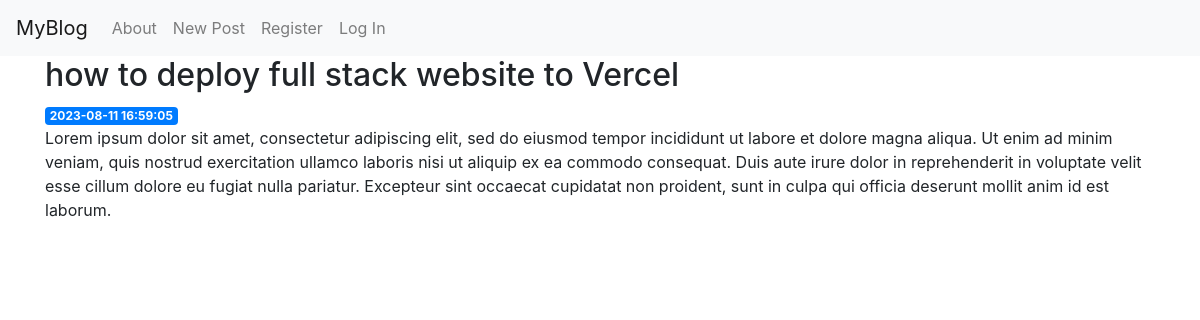
Page /3 on the committed database.
### tables this page shows
CREATE TABLE post (
  id INTEGER PRIMARY KEY AUTOINCREMENT,
  author_id INTEGER NOT NULL,
  created TIMESTAMP NOT NULL DEFAULT CURRENT_TIMESTAMP,
  title TEXT NOT NULL,

  content TEXT NOT NULL,
  FOREIGN KEY (author_id) REFERENCES user (id)
);

### app.py (the view)
@app.route('/<int:post_id>')
def post(post_id):
    post = get_post(post_id)
    return render_template('post.html', post=post)

### app.py (called while the page is built)
def get_db_connection():
    conn = sqlite3.connect('database.db')
    conn.row_factory = sqlite3.Row
    return conn

def get_post(post_id,check_author=True):
    conn = get_db_connection()
    post = conn.execute('SELECT p.id, title, content, created, author_id, username'
                        ' FROM post p JOIN user u ON p.author_id = u.id'
                        ' WHERE p.id = ?',
                        (post_id,)).fetchone()
    conn.close()
    if post is None:
        abort(404)
    return post

@bp.before_app_request
def load_logged_in_user():
    user_id = session.get('user_id')
    conn = get_db_connection()
    if user_id is None:
        g.user = None
    else:
        g.user = conn.execute(
            'SELECT * FROM user WHERE id = ?', (user_id,)
        ).fetchone()

### templates/post.html
{% extends 'base.html' %}
{% block content %}
    <h2>{% block title %} {{ post['title'] }} {% endblock %}</h2>
    <span class="badge badge-primary">{{ post['created'] }}</span>
    <p>{{ post['content'] }}</p>
{% endblock %}

### rows in the picture
post: title "how to deploy full stack website to Vercel", created "2023-08-11 16:59:05", content "Lorem ipsum dolor sit amet, consectetur adipiscing elit, sed do eiusmod tempor incididunt ut labore et dolore magna aliqua. Ut enim ad minim veniam, quis nostrud exercitation ullamco laboris nisi ut aliquip ex ea commodo consequat. Duis aute irure dolor in reprehenderit in voluptate velit esse cillum dolore eu fugiat nulla pariatur. Excepteur sint occaecat cupidatat non proident, sunt in culpa qui officia deserunt mollit anim id est laborum."
